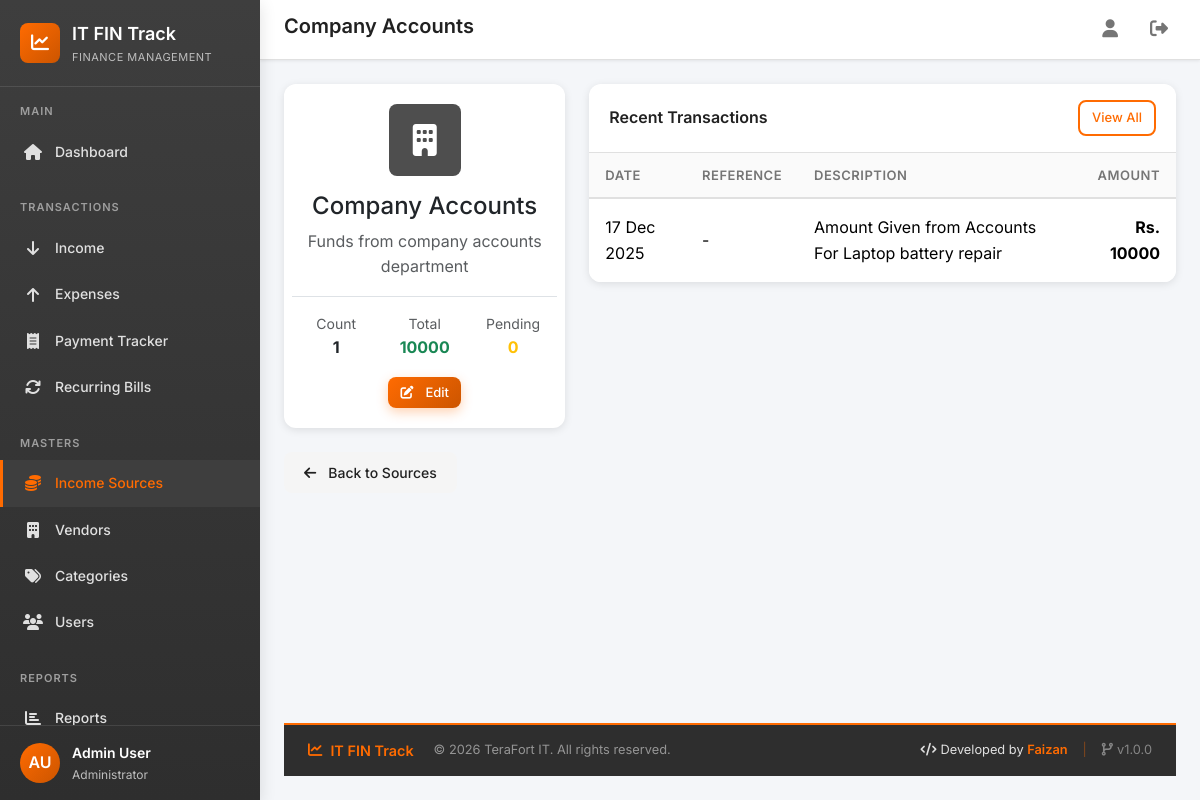
/income-sources/1/ (signed in), run on an earlier commit of the app's database.
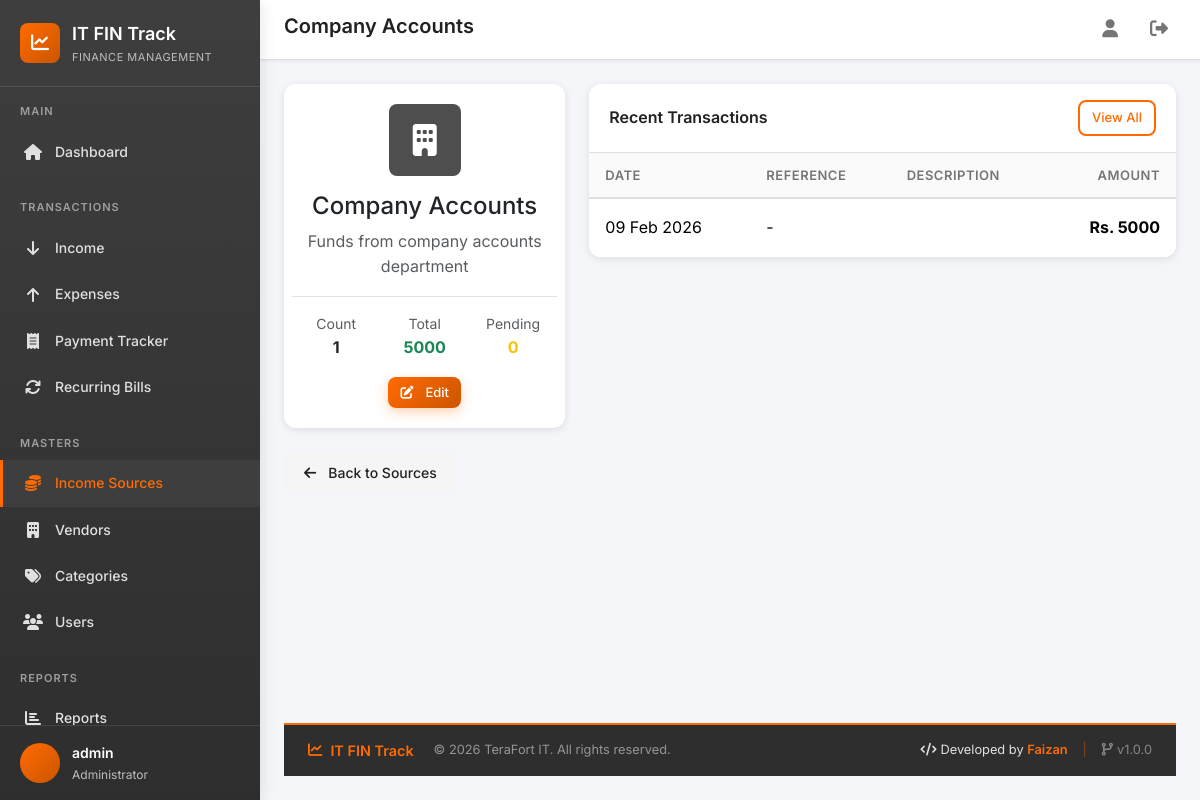
And on a later commit of the database.
### core/models/user.py (models this page shows, shortened)
class User(AbstractUser):
    class Role(models.TextChoices):
        ADMIN = 'admin', 'Administrator'
        EXECUTIVE = 'executive', 'IT Executive'
        ACCOUNTANT = 'accountant', 'Accountant'
        MANAGER = 'manager', 'Manager'
        VIEWER = 'viewer', 'Viewer'
    role = models.CharField(
        max_length=20,
        choices=Role.choices,
        default=Role.VIEWER,
        help_text='User role determines access permissions'
    )
    department = models.CharField(
        max_length=100,
        blank=True,
        default='IT',
        help_text='Department the user belongs to'
    )
    phone = models.CharField(
        max_length=20,
        blank=True,
        help_text='Contact phone number'
    )
    is_soft_deleted = models.BooleanField(
        default=False,
        help_text='Soft delete flag - never lose data'
    )
    created_at = models.DateTimeField(auto_now_add=True)
    updated_at = models.DateTimeField(auto_now=True)
    class Meta:
        verbose_name = 'User'
        verbose_name_plural = 'Users'
        ordering = ['-created_at']
    @property
    def is_admin(self):
        return self.role == self.Role.ADMIN

### core/models/income_source.py (models this page shows, shortened)
class IncomeSource(models.Model):
    name = models.CharField(
        max_length=100,
        unique=True,
        help_text='Name of the income source'
    )
    description = models.TextField(
        blank=True,
        help_text='Description of this income source'
    )
    icon = models.CharField(
        max_length=50,
        default='fa-money-bill',
        help_text='Font Awesome icon class (e.g., fa-building)'
    )
    color = models.CharField(
        max_length=7,
        default='#FF6B01',
        help_text='Color for this source (hex code)'
    )
    contact_person = models.CharField(
        max_length=100,
        blank=True,
        help_text='Contact person for this source'
    )
    contact_phone = models.CharField(
        max_length=20,
        blank=True,
        help_text='Contact phone number'
    )
    contact_email = models.EmailField(
        blank=True,
        help_text='Contact email'
    )
    notes = models.TextField(
        blank=True,
        help_text='Additional notes'
    )
    is_active = models.BooleanField(
        default=True,
        help_text='Whether this source is active'
    )
    is_soft_deleted = models.BooleanField(
        default=False,
        help_text='Soft delete flag'
    )
    created_at = models.DateTimeField(auto_now_add=True)
    updated_at = models.DateTimeField(auto_now=True)
    class Meta:
        verbose_name = 'Income Source'
        verbose_name_plural = 'Income Sources'
        ordering = ['name']
    @property
    def income_count(self):
        return self.incomes.filter(is_soft_deleted=False).count()
    @property
    def total_income(self):
        result = self.incomes.filter(is_soft_deleted=False).aggregate(
            total=Sum('amount')
        )['total']
        return result or 0
    @property
    def pending_reimbursement(self):
        result = self.incomes.filter(
            is_soft_deleted=False,
            is_reimbursable=True,
            reimbursed=False
        ).aggregate(total=Sum('amount'))['total']
        return result or 0

### core/models/income.py (models this page shows, shortened)
class Income(models.Model):
    class PaymentMode(models.TextChoices):
        CASH = 'cash', 'Cash'
        BANK = 'bank', 'Bank Transfer'
        ONLINE = 'online', 'Online Payment'
        CHEQUE = 'cheque', 'Cheque'
    source = models.ForeignKey(
        'IncomeSource',
        on_delete=models.PROTECT,
        related_name='incomes',
        help_text='Source of the income'
    )
    source_detail = models.CharField(
        max_length=200,
        blank=True,
        help_text='Additional details about the source (e.g., person name)'
    )
    amount = models.DecimalField(
        max_digits=12,
        decimal_places=2,
        help_text='Amount received'
    )
    date = models.DateField(
        help_text='Date of receiving the amount'
    )
    reference_number = models.CharField(
        max_length=100,
        blank=True,
        help_text='Reference number (voucher, transaction ID, etc.)'
    )
    payment_mode = models.CharField(
        max_length=20,
        choices=PaymentMode.choices,
        default=PaymentMode.CASH,
        help_text='Mode of payment'
    )
    project = models.CharField(
        max_length=200,
        blank=True,
        help_text='Linked project or purpose (optional)'
    )
    description = models.TextField(
        blank=True,
        help_text='Description or notes about this income'
    )
    is_reimbursable = models.BooleanField(
        default=False,
        help_text='Is this amount to be reimbursed later?'
    )
    reimbursed = models.BooleanField(
        default=False,
        help_text='Has this amount been reimbursed?'
    )
    reimbursed_date = models.DateField(
        null=True,
        blank=True,
        help_text='Date when reimbursement was received'
    )
    created_by = models.ForeignKey(
        settings.AUTH_USER_MODEL,
        on_delete=models.PROTECT,
        related_name='incomes_created',
        help_text='User who created this record'
    )
    is_soft_deleted = models.BooleanField(
        default=False,
        help_text='Soft delete flag'
    )
    created_at = models.DateTimeField(auto_now_add=True)
    updated_at = models.DateTimeField(auto_now=True)
    class Meta:
        verbose_name = 'Income'
        verbose_name_plural = 'Incomes'
        ordering = ['-date', '-created_at']

### core/views/income_source.py (the view)
# urls.py: path('income-sources/<int:pk>/', income_source_views.income_source_detail, name='income_source_detail'),
@login_required
def income_source_detail(request, pk):
    source = get_object_or_404(IncomeSource, pk=pk, is_soft_deleted=False)
    incomes = source.incomes.filter(is_soft_deleted=False).order_by('-date')[:20]
    context = {
        'source': source,
        'incomes': incomes,
    }
    return render(request, 'core/income_source/detail.html', context)

### core/context_processors.py (called while the page is built)
def theme_colors(request):
    return {
        'THEME_COLORS': getattr(settings, 'THEME_COLORS', {}),
    }

### templates/core/income_source/detail.html (shortened to what this page needs)
{% extends 'base.html' %}
{% block page_title %}{{ source.name }}{% endblock %}
{% block content %}
<div class="fade-in">
    <div class="row">
        <div class="col-lg-4">
            <div class="card">
                <div class="card-body text-center">
                    <div class="stat-icon mx-auto mb-3" style="background:{{ source.color }};width:72px;height:72px;font-size:32px;">
                        <i class="fas {{ source.icon }} text-white"></i>
                    </div>
                    <h4>{{ source.name }}</h4>
                    <p class="text-muted">{{ source.description }}</p>
                    <div class="row text-center border-top pt-3 mt-3">
                        <div class="col-4">
                            <small class="text-muted d-block">Count</small>
                            <strong>{{ source.income_count }}</strong>
                        </div>
                        <div class="col-4">
                            <small class="text-muted d-block">Total</small>
                            <strong class="text-success">{{ source.total_income|floatformat:0 }}</strong>
                        </div>
                        <div class="col-4">
                            <small class="text-muted d-block">Pending</small>
                            <strong class="text-warning">{{ source.pending_reimbursement|floatformat:0 }}</strong>
                        </div>
                    </div>
                    {% if request.user.is_admin %}
                    <div class="mt-3">
                        <a href="{% url 'core:income_source_edit' source.pk %}" class="btn btn-primary btn-sm">
                            <i class="fas fa-edit me-1"></i>Edit
                        </a>
                    </div>
                    {% endif %}
                </div>
            </div>
        </div>
        <div class="col-lg-8">
            <div class="card">
                <div class="card-header d-flex justify-content-between align-items-center">
                    <h5 class="card-title mb-0">Recent Transactions</h5>
                    <a href="{% url 'core:income_list' %}?source={{ source.pk }}" class="btn btn-sm btn-outline-primary">View All</a>
                </div>
                <div class="card-body p-0">
                    {% if incomes %}
                    <div class="table-responsive">
                        <table class="table mb-0">
                            <thead>
                                <tr><th>Date</th><th>Reference</th><th>Description</th><th class="text-end">Amount</th></tr>
                            </thead>
                            <tbody>
                                {% for income in incomes %}
                                <tr>
                                    <td>{{ income.date|date:"d M Y" }}</td>
                                    <td>{{ income.reference_number|default:"-" }}</td>
                                    <td>{{ income.description|truncatewords:8 }}</td>
                                    <td class="text-end amount-positive fw-bold">Rs. {{ income.amount|floatformat:0 }}</td>
                                </tr>
                                {% endfor %}
                            </tbody>
                        </table>
                    </div>
                    {% else %}
                    <div class="p-4 text-center text-muted">No transactions from this source yet.</div>
                    {% endif %}
                </div>
            </div>
        </div>
    </div>
    <div class="mt-4">
        <a href="{% url 'core:income_source_list' %}" class="btn btn-light"><i class="fas fa-arrow-left me-1"></i>Back to Sources</a>
    </div>
</div>
{% endblock %}

### templates/base.html (shortened to what the changed rows need)
{% load static %}
<!DOCTYPE html>
<html lang="en">
<head>
    <link href="https://cdn.jsdelivr.net/npm/bootstrap@5.3.2/dist/css/bootstrap.min.css" rel="stylesheet">
    <link rel="stylesheet" href="https://cdnjs.cloudflare.com/ajax/libs/font-awesome/6.5.1/css/all.min.css">
    <link rel="stylesheet" href="{% static 'css/style.css' %}">
</head>
<body>
    <div class="app-container">
        <aside class="sidebar" id="sidebar">
            <div class="sidebar-footer">
                <div class="user-info">
                    <div class="user-avatar">
                        {{ request.user.first_name|slice:":1"|upper }}{{ request.user.last_name|slice:":1"|upper }}
                    </div>
                    <div>
                        <div class="user-name">{{ request.user.get_full_name|default:request.user.username }}</div>
                        <div class="user-role">{{ request.user.get_role_display }}</div>
                    </div>
                </div>
            </div>
        </aside>
        <main class="main-content">
            <header class="top-header">
                <div class="header-left">
                    <h1 class="page-title">{% block page_title %}Dashboard{% endblock %}</h1>
                </div>
            </header>
            {% block content %}{% endblock %}
        </main>
    </div>
</body>
</html>

What changed in the data, as far as the page shows it:
removed Income: date "17 Dec 2025", reference_number "-", description "Amount Given from Accounts For Laptop battery repair", amount "10000"
changed User "Administrator": user.get_full_name "Admin User" → "admin"; user.first_name "A" → (not shown); user.last_name "U" → (not shown)
changed IncomeSource "Company Accounts": total_income "10000" → "5000"
now on this page (row edited): Income: date "09 Feb 2026", reference_number "-", amount "5000"
